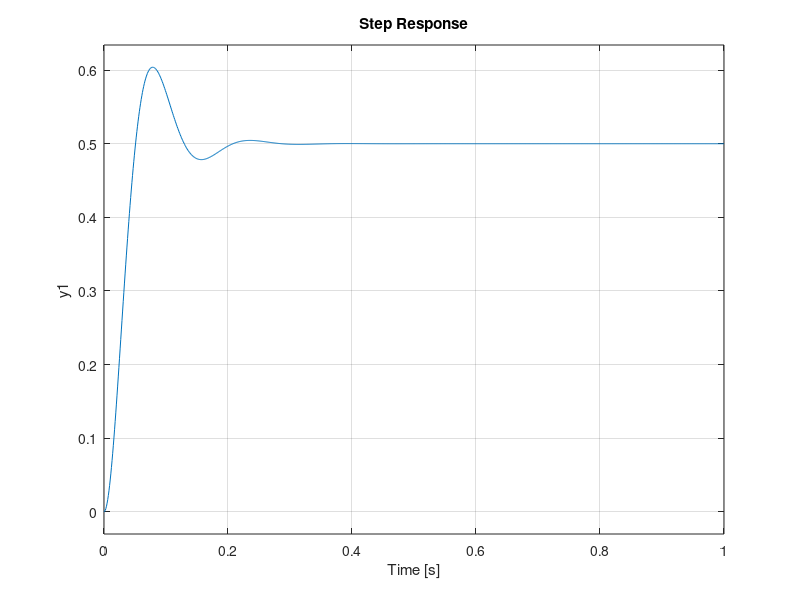
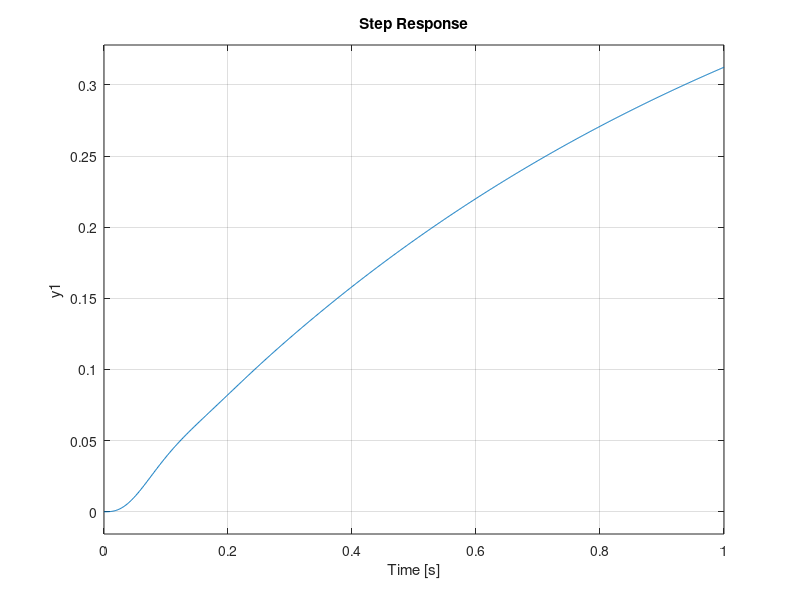
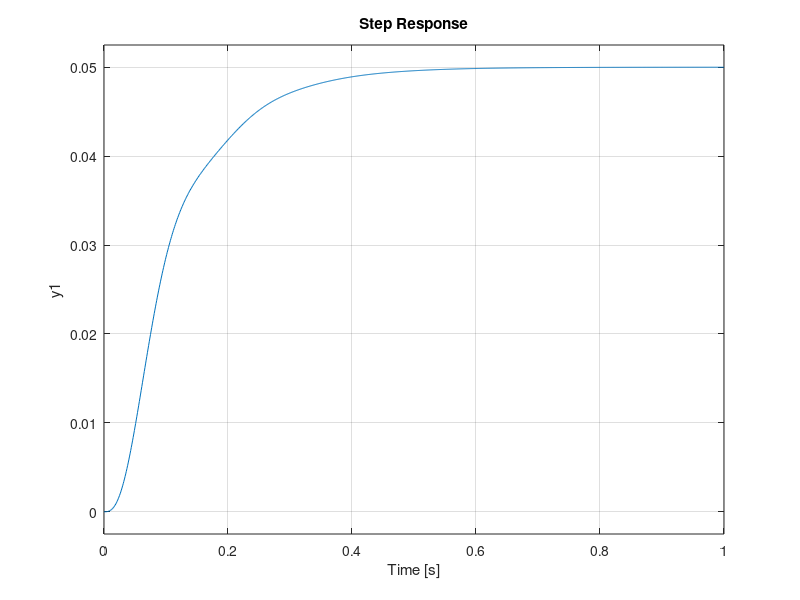
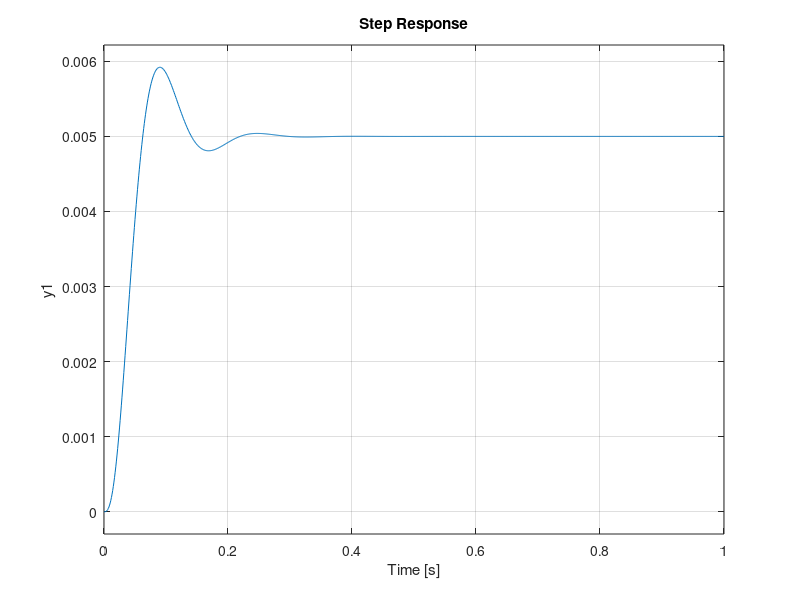

The MATLAB source for these figures, in order:
%Effects of adding poles to the system
z=[];
p=[-20+40i -20-40i];
p1=[-20+40i -20-40i -1];
p2=[-20+40i -20-40i -10];
p3=[-20+40i -20-40i -100];
z1=[-1];
z2=[-10];
z3=[-100];
k=1000;
sys=zpk(z,p,k);

figure(1);
t=[0:0.001:1];
step(sys,t);

%Effect of poles
sys1=zpk(z,p1,k);
figure(2);
step(sys1,t);

sys2=zpk(z,p2,k);
figure(3);
step(sys2,t);

sys3=zpk(z,p3,k);
figure(4);
step(sys3,t);

%Effect of zeros
sys4=zpk(z1,p,k);
figure(5);
step(sys4,t);

sys5=zpk(z2,p,k);
figure(6);
step(sys5,t);

sys6=zpk(z3,p,k);
figure(7);
step(sys6,t);
